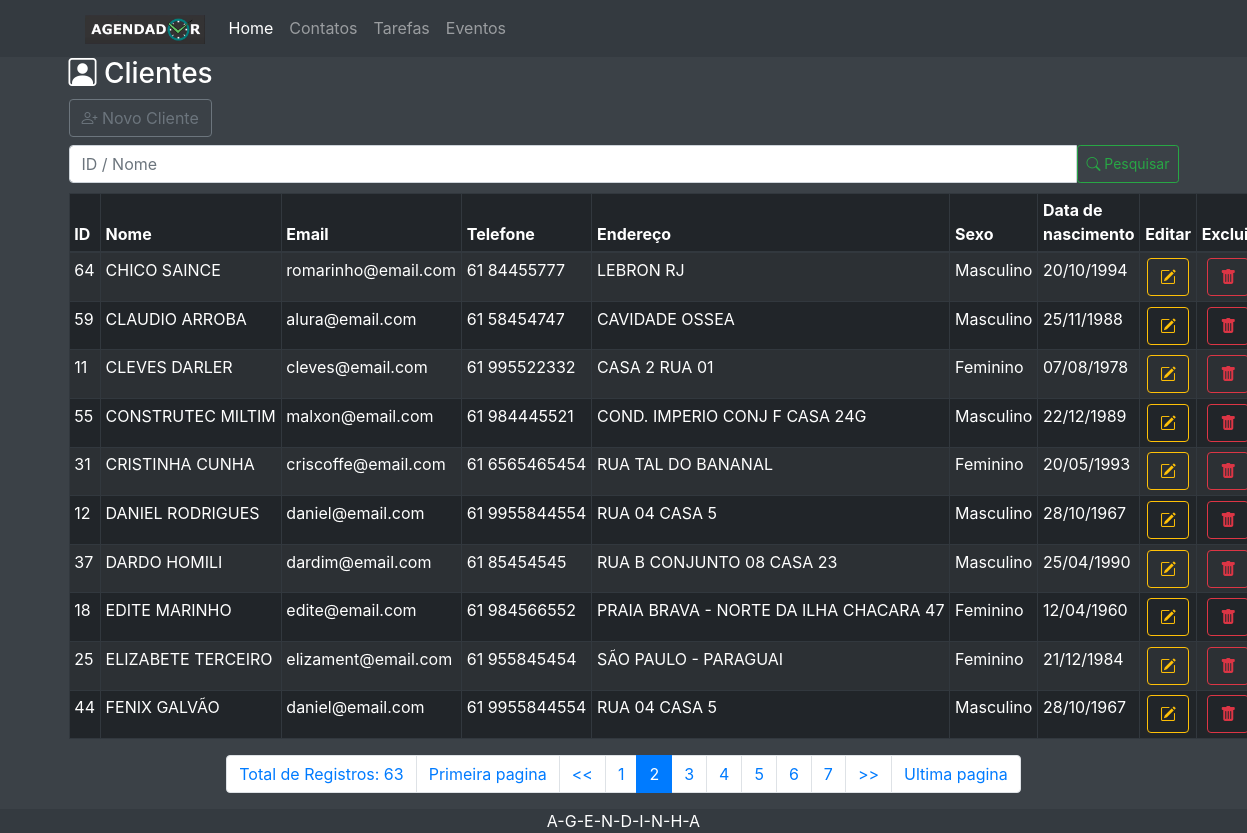
/Agendinha/index.php?menuop=contatos&pagina=2, run on the app's committed database.
### tables this page shows
CREATE TABLE `tbcliente` (
  `idCliente` int(11) NOT NULL,
  `nomeCliente` varchar(200) NOT NULL,
  `emailCliente` varchar(150) NOT NULL,
  `telefoneCliente` varchar(30) NOT NULL,
  `enderecoCliente` varchar(300) NOT NULL,
  `sexoCliente` char(1) NOT NULL,
  `dataNascCliente` date NOT NULL,
  `cpfCliente` varchar(30) NOT NULL
);

### Agendinha/paginas/contatos/contatos.php (the view)
<header>
<h3><i class="bi bi-person-square"></i> Clientes  </h3>
</header>
<div>
    <a class="btn btn-outline-secondary mb-2" href="index.php?menuop=cad-cliente"><i class="bi bi-person-plus"></i> Novo Cliente</a>
</div>
<div class="pesquisa">
    <form action="index.php?menuop=contatos" method="post">
        <div class="input-group">
            <input class="form-control" type="text" name="txt_pesquisa" placeholder="ID / Nome">
            <button class="btn btn-outline-success btn-sm" type="submit"><i class="bi bi-search"></i> Pesquisar</button>
        </div>
    </form>
</div>
<div class="tabela">
<table class="table table-dark table-striped table-bordered table-sm">
    <thead>
        <tr>
            <th>ID</th>
            <th>Nome</th>
            <th>Email</th>
            <th>Telefone</th>
            <th>Endereço</th>
            <th>Sexo</th>
            <th>Data de nascimento</th>
            <th>Editar</th>
            <th>Excluir</th>
        </tr>
    </thead>
    <tbody>
        <?php
        $quantidade = 10;
        $pagina = (isset($_GET['pagina']))?(int)$_GET['pagina']:1;
        $inicio = ($quantidade * $pagina) - $quantidade;
        $txt_pesquisa = (isset($_POST["txt_pesquisa"]))?$_POST["txt_pesquisa"]:"";
        $sql = "SELECT idCliente,
        upper(nomeCliente) AS nomeCliente,
        lower(emailCliente) AS emailCliente,
        telefoneCliente,
        upper(enderecoCliente) AS enderecoCliente,
        CASE
            WHEN sexoCliente='M' THEN 'Masculino'
            WHEN sexoCliente='F' THEN 'Feminino'
        ELSE
            'Não especificado'
        END AS sexoCliente,
        date_format(dataNascCliente, '%d/%m/%Y') AS dataNascCliente
        FROM tbcliente
        WHERE
        idCliente='{$txt_pesquisa}' or
        nomeCliente LIKE '%{$txt_pesquisa}%'
        ORDER BY nomeCliente ASC
        LIMIT $inicio, $quantidade
        ";
        $rs = mysqli_query($conexao, $sql) or die("Erro ao executar a consulta!" . mysqli_error($conexao));
        while($dados = mysqli_fetch_assoc($rs)){
        ?>
        <tr>
            <td><?=$dados["idCliente"]?></td>
            <td class="text-nowrap"><?=$dados["nomeCliente"]?></td>
            <td class="text-nowrap"><?=$dados["emailCliente"]?></td>
            <td class="text-nowrap"><?=$dados["telefoneCliente"]?></td>
            <td class="text-nowrap"><?=$dados["enderecoCliente"]?></td>
            <td><?=$dados["sexoCliente"]?></td>
            <td><?=$dados["dataNascCliente"]?></td>
            <td class="text-center"><a class="btn btn-outline-warning btn-sm-outline" href="index.php?menuop=editar-cliente&idCliente=<?=$dados["idCliente"]?>"><i class="bi bi-pencil-square"></i></a></td>
            <td class="text-center"><a  class="btn btn-outline-danger btn-sm-outline" href="index.php?menuop=excluir-cliente&idCliente=<?=$dados["idCliente"]?>"><i class="bi bi-trash-fill"></i></a></td>
        </tr>
        <?php
        }
        ?>
    </tbody>
</table>
</div>
<ul class="pagination justify-content-center">
<?php
$sqlTotal = "SELECT idCliente FROM tbcliente";
$qrTotal = mysqli_query($conexao, $sqlTotal) or die (mysqli_error($conexao));
$numTotal = mysqli_num_rows($qrTotal);
$totalPagina = ceil($numTotal/$quantidade);
echo "<li class='page-item'><span class='page-link'>Total de Registros: $numTotal </span></li>";
echo "<li class='page-item'><a class='page-link' href=\"?menuop=contatos&pagina=1\">Primeira pagina</a></li>";
if($pagina>1){
    ?>
    <li class="page-item"><a class="page-link"href="?menuop=contatos&pagina=<?php echo $pagina-1?>">  <<  </a></li>
    <?php
}
for ($i=1;$i<=$totalPagina;$i++){
    if($i>=($pagina-5) && $i <=($pagina+5)){
        if($i == $pagina){
            echo "<li class='page-item active'><span class='page-link' href='#'>$i</span></li>";
        }else{
            echo "<li class='page-item'><a class='page-link' href=\"?menuop=contatos&pagina=$i\">$i</a></li> ";
        }
    }
}
if($pagina<($totalPagina)){
    ?>
    <li class="page-item"> <a class="page-link" href="?menuop=contatos&pagina=<?php echo $pagina+1?>">  >>  </a></li>
    <?php
}
echo "<li class='page-item'><a class='page-link' href=\"?menuop=contatos&pagina=$totalPagina\">Ultima pagina</a></li>";
?>
</ul>

### Agendinha/css/estilopadrao.css (style rules this page uses)
body { background-color: #3b4147; color: white; }
.tabela { margin-top: 10px; }

### data on the page
tbcliente: idCliente "64", nomeCliente "CHICO SAINCE", emailCliente "romarinho@email.com", telefoneCliente "61 84455777", enderecoCliente "LEBRON RJ", sexoCliente "Masculino", dataNascCliente "20/10/1994"
tbcliente: idCliente "59", nomeCliente "CLAUDIO ARROBA", emailCliente "alura@email.com", telefoneCliente "61 58454747", enderecoCliente "CAVIDADE OSSEA", sexoCliente "Masculino", dataNascCliente "25/11/1988"
tbcliente: idCliente "11", nomeCliente "CLEVES DARLER", emailCliente "cleves@email.com", telefoneCliente "61 995522332", enderecoCliente "CASA 2 RUA 01", sexoCliente "Feminino", dataNascCliente "07/08/1978"
tbcliente: idCliente "55", nomeCliente "CONSTRUTEC MILTIM", emailCliente "malxon@email.com", telefoneCliente "61 984445521", enderecoCliente "COND. IMPERIO CONJ F CASA 24G", sexoCliente "Masculino", dataNascCliente "22/12/1989"
tbcliente: idCliente "31", nomeCliente "CRISTINHA CUNHA", emailCliente "criscoffe@email.com", telefoneCliente "61 6565465454", enderecoCliente "RUA TAL DO BANANAL", sexoCliente "Feminino", dataNascCliente "20/05/1993"
tbcliente: idCliente "12", nomeCliente "DANIEL RODRIGUES", emailCliente "daniel@email.com", telefoneCliente "61 9955844554", enderecoCliente "RUA 04 CASA 5", sexoCliente "Masculino", dataNascCliente "28/10/1967"
tbcliente: idCliente "37", nomeCliente "DARDO HOMILI", emailCliente "dardim@email.com", telefoneCliente "61 85454545", enderecoCliente "RUA B CONJUNTO 08 CASA 23", sexoCliente "Masculino", dataNascCliente "25/04/1990"
tbcliente: idCliente "18", nomeCliente "EDITE MARINHO", emailCliente "edite@email.com", telefoneCliente "61 984566552", enderecoCliente "PRAIA BRAVA - NORTE DA ILHA CHACARA 47", sexoCliente "Feminino", dataNascCliente "12/04/1960"
tbcliente: idCliente "25", nomeCliente "ELIZABETE TERCEIRO", emailCliente "elizament@email.com", telefoneCliente "61 955845454", enderecoCliente "SÃO PAULO - PARAGUAI", sexoCliente "Feminino", dataNascCliente "21/12/1984"
tbcliente: idCliente "44", nomeCliente "FENIX GALVÃO", emailCliente "daniel@email.com", telefoneCliente "61 9955844554", enderecoCliente "RUA 04 CASA 5", sexoCliente "Masculino", dataNascCliente "28/10/1967"

### other printed values
$numTotal "63"
